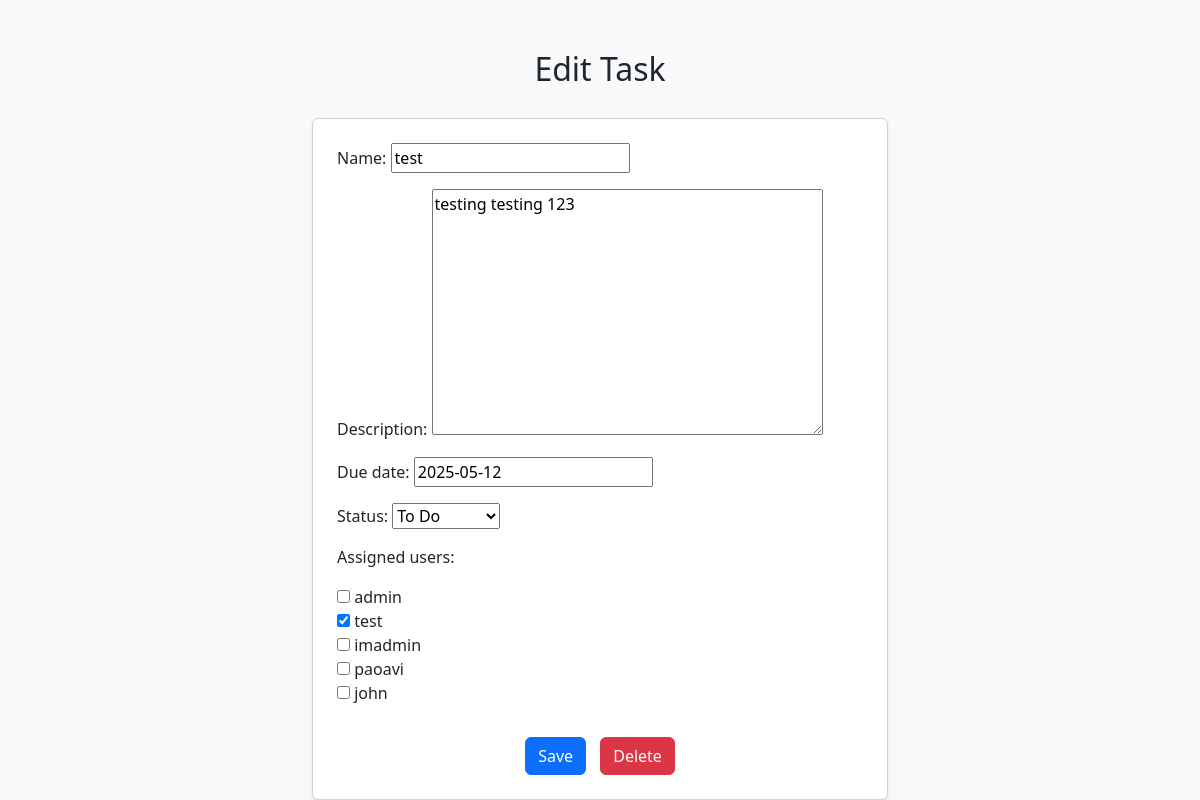
Page /todo/task/1/edit/ (signed in) on the earlier database version.
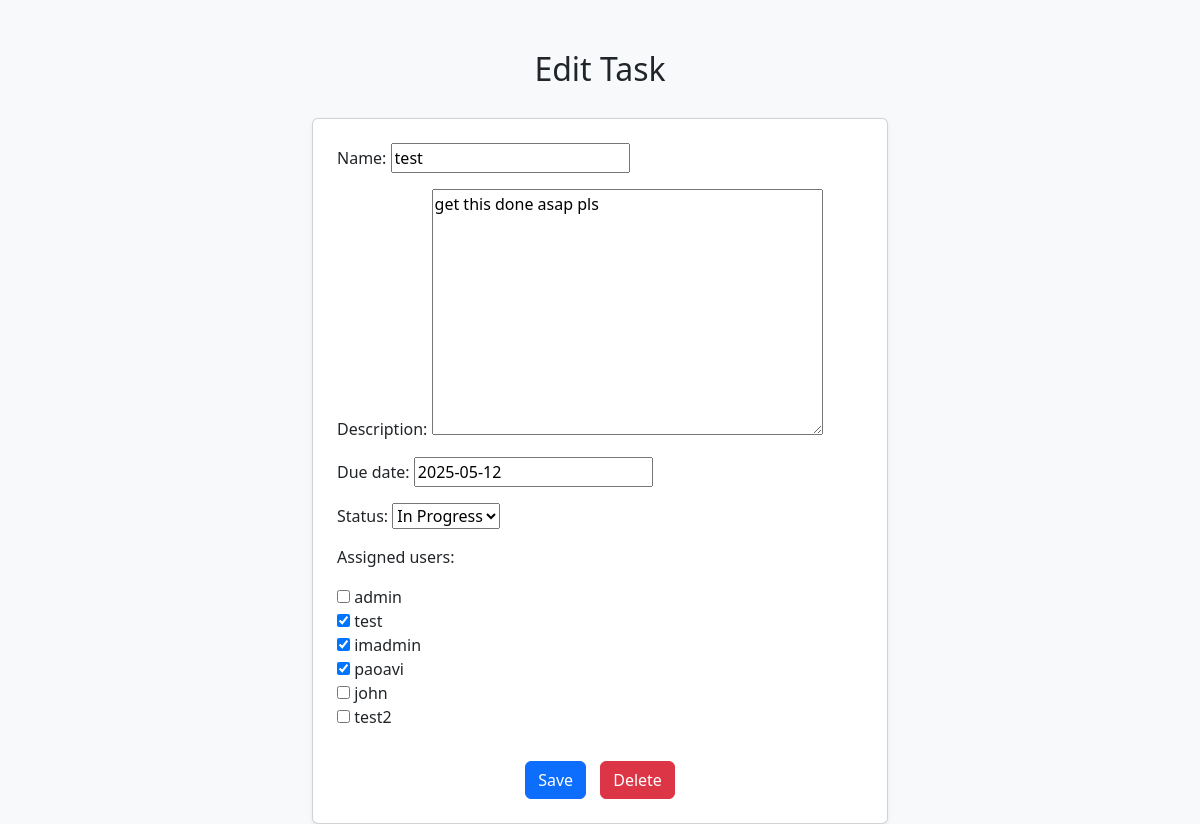
Same page on the later database version.
### todo/models.py (models this page shows, shortened)
class Task(models.Model):
    STATUS_CHOICES = (
        ('To Do', 'To Do'),
        ('In Progress', 'In Progress'),
        ('Done', 'Done'),
    )
    name = models.CharField(max_length=255)
    description = models.TextField()
    due_date = models.DateField(default=timezone.now)
    status = models.CharField(max_length=20, choices=STATUS_CHOICES, default='todo')
    assigned_users = models.ManyToManyField(settings.AUTH_USER_MODEL, related_name='tasks')

### todo/views.py (the view)
# urls.py: path('task/<int:task_id>/edit/', views.edit_task, name='edit_task'),
@login_required
def edit_task(request, task_id):
    task = get_object_or_404(Task, id=task_id)
    if request.user.is_staff:
        if request.method == 'POST':
            if 'delete' in request.POST:
                task.delete()
                return redirect('task_list')
            form = TaskForm(request.POST, instance=task)
            if form.is_valid():
                form.save()
            return redirect('task_list')
        else:
            form = TaskForm(instance=task)
        return render(request, 'todo/edit_task.html', {'form': form, 'task': task})
    if request.method == 'POST':
        task.status = request.POST['status']
        task.save()
        return redirect('task_list')
    return render(request, 'todo/update_task.html', {'task': task})

### todo/forms.py
class TaskForm(forms.ModelForm):
    class Meta:
        model = Task
        fields = ['name', 'description', 'due_date', 'status', 'assigned_users']
        widgets = {
            'assigned_users': forms.CheckboxSelectMultiple,
        }

### todo/templates/todo/edit_task.html (shortened to what this page needs)
<!DOCTYPE html>
<html lang="en">
    <head>
        <link href="https://cdn.jsdelivr.net/npm/bootstrap@5.3.5/dist/css/bootstrap.min.css" rel="stylesheet">
    </head>
    <body>
        <div class="container">
        <h2>Edit Task</h2>
        <form method="post" class="card p-4 shadow-sm bg-white">
            {{ form.as_p }}
            <div class="mt-3 text-center">
                <button type="submit" class="btn btn-primary btn-space">Save</button>
                <button type="submit" name="delete" class="btn btn-danger"
                        onclick="return confirm('Are you sure you want to delete this task?');">
                    Delete
                </button>
            </div>
        </form>
    </div>
    </body>
</html>

Differences in the rows shown:
changed Task "test": description "testing testing 123" → "get this done asap pls"; status "To Do" → "In Progress"
Other differences:
form field assigned_users: "☐ ☑ ☐ ☐ ☐" → "☐ ☑ ☑ ☑ ☐ ☐"
text no longer shown: "Name: Description: Due date: Status: Assigned users: admin test imadmin paoavi john"
text now shown: "Name: Description: Due date: Status: Assigned users: admin test imadmin paoavi john test2"
